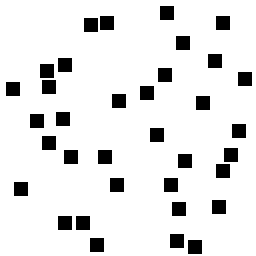
%> input picture matlab_file/Image_Quilting4/jsquares.gif, 128 x 128 px (shown 2 times larger)
$ octave example.m   (GNU Octave 9; MATLAB toolbox functions it lacks are replaced by stand-ins)
%> lines starting %> are read from the running program, lines starting %| are printed output that depends on the picture; in (x1, y1, x2, y2) boxes, pixels count from 0 and x2, y2 are one past the last pixel; in counts of white or black regions, pixels touching at a corner belong together; the program's own positions count from 1
%> `texture = imread('C:\xampp\htdocs\api\matlab_file\Image_Quilting4\jsqu..`: texture: size 128x128 uint8; values 0 (black) and 1 (white), 10.5% white; 35 white regions, largest, box (x1, y1, x2, y2) and area: (80, 3, 87, 10) 49, (42, 9, 49, 16) 49, (50, 8, 57, 15) 49
### matlab_file/Image_Quilting4/synthesize.m
function [imout] = synthesize(imin, sizeout, tilesize, overlap)
%> called with sizeout = [512 512], tilesize = 12, overlap = 2
% function [imout] = synthesize(imin, sizeout, tilesize, overlap)


imin = double(imin);

imout = zeros(sizeout);
sizein = size(imin);
%> sizein = [128 128]

temp = ones([overlap tilesize]);
errtop = xcorr2(imin.^2, temp);
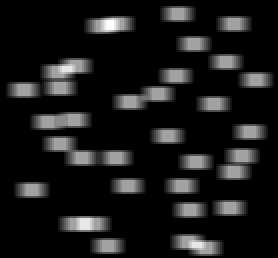
%> errtop: size 129x139 double (shown 2 times larger); min 0, max 22, mean 2.3; drawn with min black and max white
temp = ones([tilesize overlap]);
errside = xcorr2(imin.^2, temp);
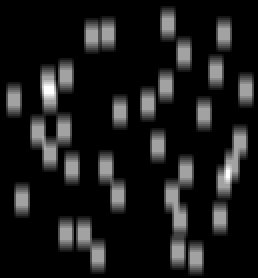
%> errside: size 139x129 double (shown 2 times larger); min 0, max 22, mean 2.3; mean of the top-left, top-right, bottom-left and bottom-right quarters 2.3, 2.2, 2.2, 2.5; drawn with min black and max white
temp = ones([tilesize-overlap overlap]);
errsidesmall = xcorr2(imin.^2, temp);
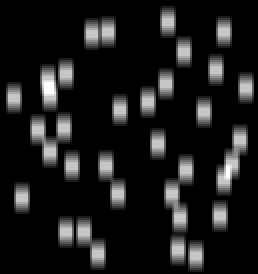
%> errsidesmall: size 137x129 double (shown 2 times larger); min 0, max 18, mean 1.94; drawn with min black and max white


for i=1:tilesize-overlap:sizeout(1)-tilesize+1,
  for j=1:tilesize-overlap:sizeout(2)-tilesize+1,

    if (i > 1) & (j > 1),
    % extract top shared region
      shared = imout(i:i+overlap-1,j:j+tilesize-1);
      err = errtop - 2 * xcorr2(imin, shared) + sum(shared(:).^2);

      % trim invalid data at edges, and off bottom where we don't want
      % tiles to go over the edge
      err = err(overlap:end-tilesize+1,tilesize:end-tilesize+1);

      % extract left shared region, skipping bit already checked
      shared = imout(i+overlap:i+tilesize-1,j:j+overlap-1);
      err2 = errsidesmall - 2 * xcorr2(imin, shared) + sum(shared(:).^2);
      % sum(shared(:).^2); trim invalid data at edges, and where we
      % don't want tiles to go over the edges
      err = err + err2(tilesize:end-tilesize+overlap+1, overlap:end-tilesize+1);

      [ibest, jbest] = find(err <= 1.1*1.1*min(err(:)));
      c = ceil(rand * length(ibest));
      pos = [ibest(c) jbest(c)];

    elseif i > 1
      shared = imout(i:i+overlap-1,j:j+tilesize-1);
      err = errtop - 2 * xcorr2(imin, shared) + sum(shared(:).^2);

      % trim invalid data at edges
      err = err(overlap:end-tilesize+1,tilesize:end-tilesize+1);

      [ibest, jbest] = find(err <= 1.1*1.1*min(err(:)));
      c = ceil(rand * length(ibest));
      pos = [ibest(c) jbest(c)];
    elseif j > 1
      shared = imout(i:i+tilesize-1,j:j+overlap-1);
      err = errside - 2 * xcorr2(imin, shared) + sum(shared(:).^2);

      % trim invalid data at edges
      err = err(tilesize:end-tilesize+1,overlap:end-tilesize+1);

      [ibest, jbest] = find(err <= 1.1*1.1*min(err(:)));
      c = ceil(rand * length(ibest));
      pos = [ibest(c) jbest(c)];
    else
      pos = ceil(rand([1 2]) .* (sizein-tilesize+1));
    end


    imout(i:i+tilesize-1,j:j+tilesize-1) = imin(pos(1):pos(1)+tilesize-1,pos(2):pos(2)+tilesize-1);
  end
end
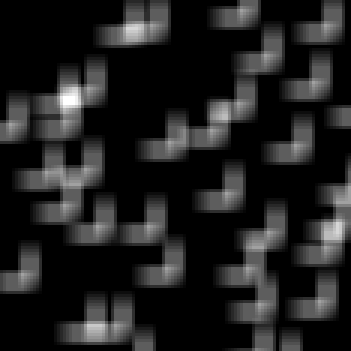
%> err: size 117x117 double (shown 3 times larger); min 0, max 38, mean 4.9; drawn with min black and max white
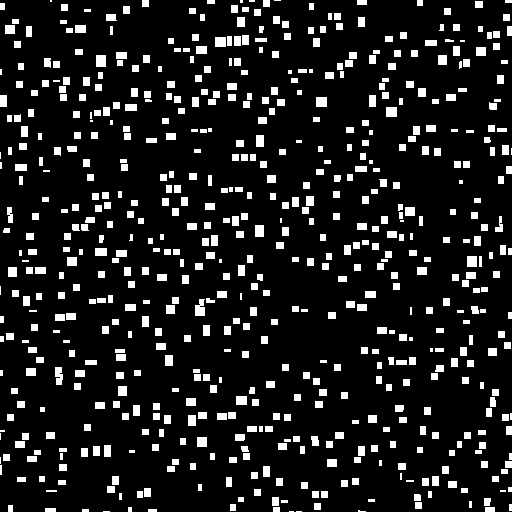
%> imout: size 512x512 double; values 0 (black) and 1 (white), 11.5% white; 640 white regions (47 under 20 px), largest, box (x1, y1, x2, y2) and area: (195, 299, 205, 316) 134, (96, 55, 106, 67) 120, (55, 367, 63, 385) 118
%> after the loop, c = 6349; ibest = 7549 values, max 117 at index 101, min 1 at index 1, mean 58.14; jbest = 7549 values from 1 to 117; pos = [24 96]; shared = [0 0; 0 0; 0 0; 0 0; 0 0; 0 0; 0 0; 0 0; 0 0; 0 0]

### matlab_file/Image_Quilting4/example.m
texture = imread('C:\xampp\htdocs\api\matlab_file\Image_Quilting4\jsquares.gif');

t2 = synthesize(texture, 4 * size(texture), 12, 2);

figure(1)
imshow(texture);
figure(2)
imshow(uint8(t2));
imwrite(uint8(t2), 'newFileName.png', 'Transparency', [0 0 0]);
